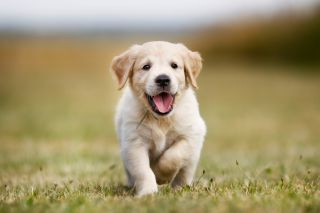
#> input picture pupper.jpg, 320 x 213 px
$ python 4_masking.py -i pupper.jpg
#> lines starting #> are read from the running program, lines starting #| are printed output that depends on the picture; after the words box and inside, x2 and y2 are one past the last pixel; in counts of white or black regions, pixels touching at a corner belong together
# Run : python 4_masking.py -i pupper.jpg
import numpy as np
import argparse
import cv2
import imutils

ap = argparse.ArgumentParser()
ap.add_argument("-i", "--image", required=True, help="Path to image")
args = vars(ap.parse_args())  # this is  dictionary!

'''
Using a mask allows us to focus only on the portions of
the image that interests us.
'''
# load the image
image = cv2.imread(args["image"])  # returns a numpy array with image data
#> image is the input picture: shape (213, 320, 3); mean B, G, R 110.9, 150.6, 163.8
cv2.imshow("Original", image)

mask = np.zeros(image.shape[:2], dtype="uint8")
cv2.rectangle(mask, (20,20), (150,150), 255, -1)
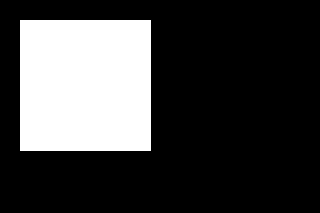
#> mask: shape (213, 320); 25.2% white; 1 white region, box (x1, y1, x2, y2) and area: (20, 20, 151, 151) 17161
cv2.imshow("Mask", mask)

cv2.imshow("Bitwise and", cv2.bitwise_and(image, image, mask=mask))
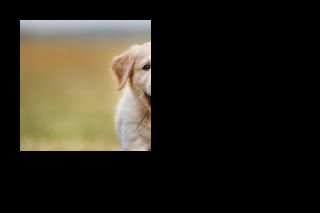
#> window 'Bitwise and': shape (213, 320, 3); mean B, G, R 29.2, 39.1, 43.1

cv2.waitKey(0)
